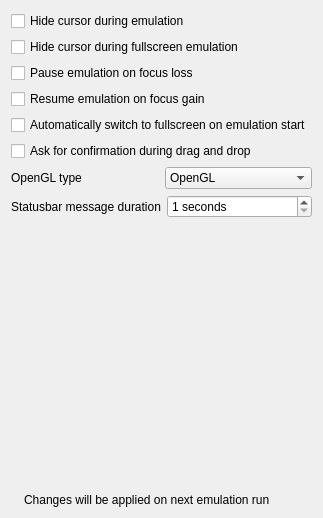
             <widget class="QWidget" name="tab">
              <attribute name="title">
               <string>Emulation</string>
              </attribute>
              <layout class="QVBoxLayout" name="verticalLayout_2">
               <item>
                <widget class="QCheckBox" name="hideCursorCheckBox">
                 <property name="text">
                  <string>Hide cursor during emulation</string>
                 </property>
                </widget>
               </item>
               <item>
                <widget class="QCheckBox" name="hideCursorFullscreenCheckBox">
                 <property name="text">
                  <string>Hide cursor during fullscreen emulation</string>
                 </property>
                </widget>
               </item>
               <item>
                <widget class="QCheckBox" name="pauseEmulationOnFocusCheckbox">
                 <property name="text">
                  <string>Pause emulation on focus loss</string>
                 </property>
                </widget>
               </item>
               <item>
                <widget class="QCheckBox" name="resumeEmulationOnFocusCheckBox">
                 <property name="text">
                  <string>Resume emulation on focus gain</string>
                 </property>
                </widget>
               </item>
               <item>
                <widget class="QCheckBox" name="automaticFullscreenCheckbox">
                 <property name="text">
                  <string>Automatically switch to fullscreen on emulation start</string>
                 </property>
                </widget>
               </item>
               <item>
                <widget class="QCheckBox" name="confirmDragDropCheckBox">
                 <property name="text">
                  <string>Ask for confirmation during drag and drop</string>
                 </property>
                </widget>
               </item>
               <item>
                <layout class="QHBoxLayout" name="horizontalLayout_17">
                 <item>
                  <widget class="QLabel" name="label_6">
                   <property name="text">
                    <string>OpenGL type</string>
                   </property>
                  </widget>
                 </item>
                 <item>
                  <widget class="QComboBox" name="openglTypeComboBox">
                   <item>
                    <property name="text">
                     <string>OpenGL</string>
                    </property>
                   </item>
                   <item>
                    <property name="text">
                     <string>OpenGL ES</string>
                    </property>
                   </item>
                  </widget>
                 </item>
                </layout>
               </item>
               <item>
                <layout class="QHBoxLayout" name="horizontalLayout_2">
                 <item>
                  <widget class="QLabel" name="label">
                   <property name="text">
                    <string>Statusbar message duration</string>
                   </property>
                  </widget>
                 </item>
                 <item>
                  <widget class="QSpinBox" name="statusBarMessageDurationSpinBox">
                   <property name="suffix">
                    <string> seconds</string>
                   </property>
                   <property name="prefix">
                    <string/>
                   </property>
                   <property name="minimum">
                    <number>1</number>
                   </property>
                  </widget>
                 </item>
                </layout>
               </item>
               <item>
                <spacer name="verticalSpacer_3">
                 <property name="orientation">
                  <enum>Qt::Orientation::Vertical</enum>
                 </property>
                 <property name="sizeHint" stdset="0">
                  <size>
                   <width>20</width>
                   <height>269</height>
                  </size>
                 </property>
                </spacer>
               </item>
               <item>
                <layout class="QHBoxLayout" name="emulationInfoLayout_2">
                 <item>
                  <widget class="QLabel" name="infoIconLabel_5">
                   <property name="sizePolicy">
                    <sizepolicy hsizetype="Minimum" vsizetype="Preferred">
                     <horstretch>0</horstretch>
                     <verstretch>0</verstretch>
                    </sizepolicy>
                   </property>
                   <property name="text">
                    <string/>
                   </property>
                   <property name="pixmap">
                    <pixmap>:/newPrefix/Resource/Info.ico</pixmap>
                   </property>
                   <property name="wordWrap">
                    <bool>false</bool>
                   </property>
                  </widget>
                 </item>
                 <item>
                  <widget class="QLabel" name="label_86">
                   <property name="sizePolicy">
                    <sizepolicy hsizetype="Expanding" vsizetype="Minimum">
                     <horstretch>0</horstretch>
                     <verstretch>0</verstretch>
                    </sizepolicy>
                   </property>
                   <property name="midLineWidth">
                    <number>1</number>
                   </property>
                   <property name="text">
                    <string>Changes will be applied on next emulation run</string>
                   </property>
                   <property name="textFormat">
                    <enum>Qt::TextFormat::PlainText</enum>
                   </property>
                  </widget>
                 </item>
                </layout>
               </item>
              </layout>
             </widget>
